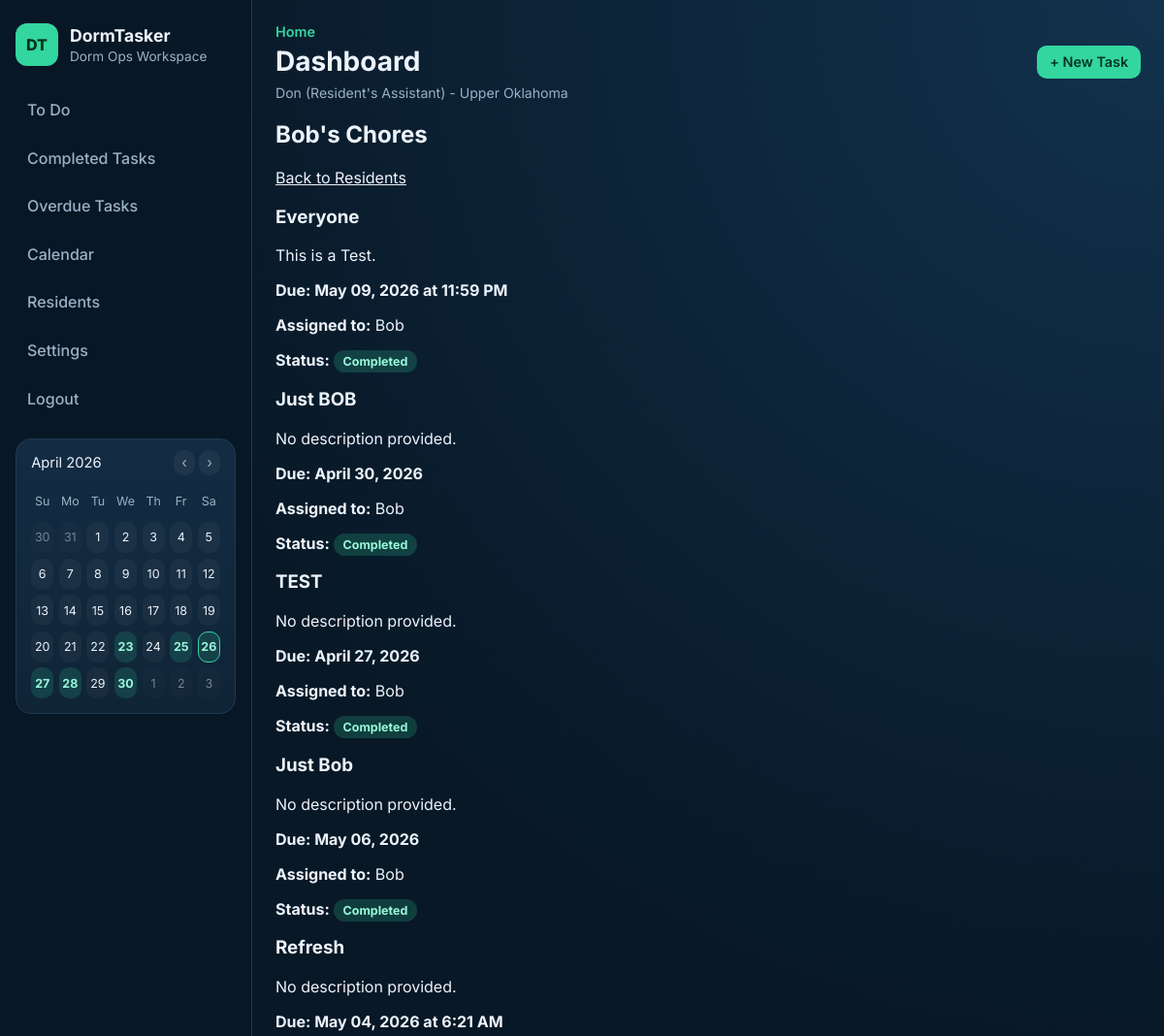
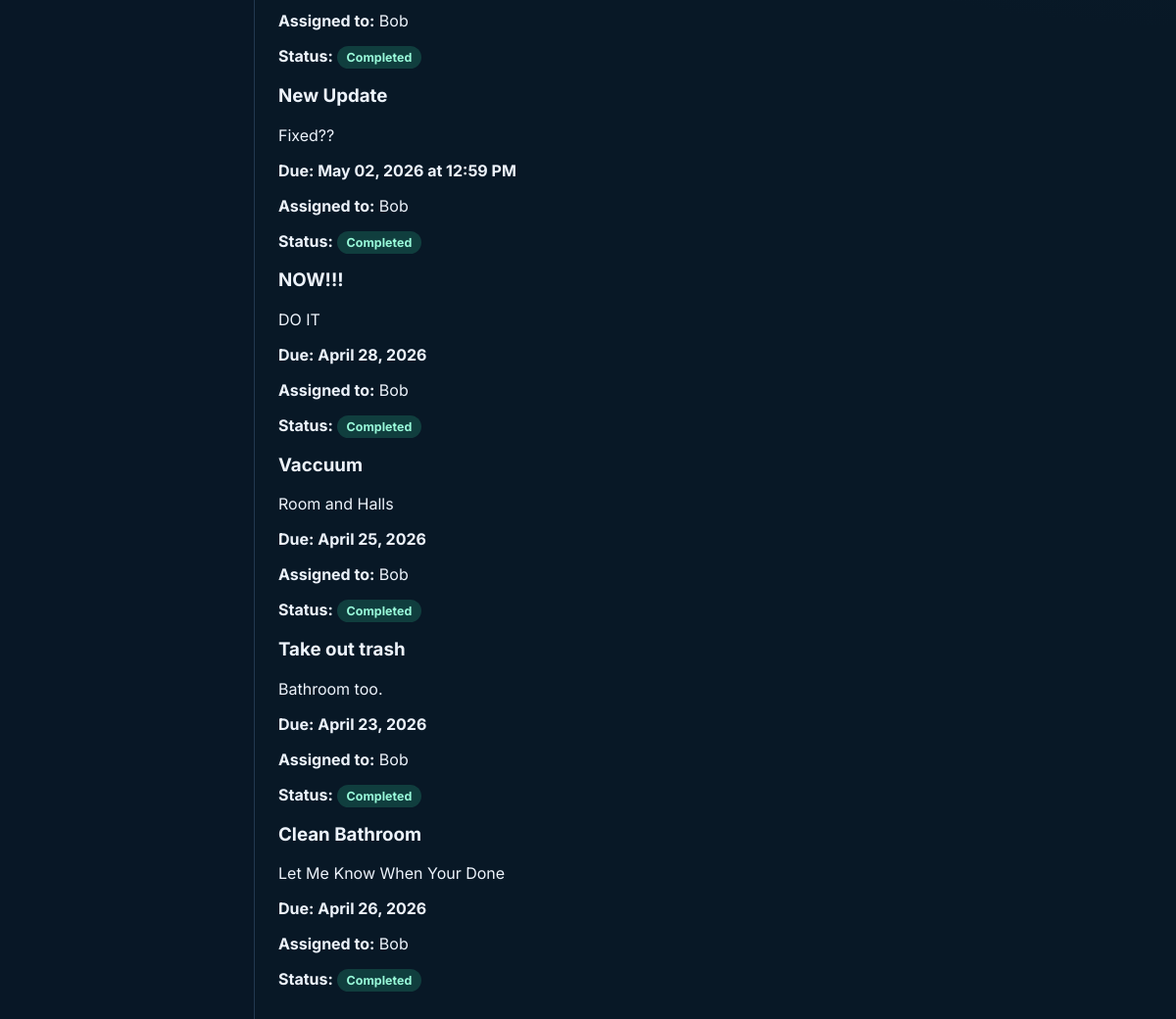
Screenshot of /resident/8/chores (signed in) with the database file from the repository (2 pictures, top to bottom).
### tables this page shows
CREATE TABLE users (
            id INTEGER PRIMARY KEY AUTOINCREMENT,
            name TEXT NOT NULL,
            role TEXT NOT NULL CHECK (role IN ('RA', 'Resident'))
        , email TEXT, password_hash TEXT, room_id INTEGER);

CREATE TABLE rooms (
            id INTEGER PRIMARY KEY AUTOINCREMENT,
            room_name TEXT NOT NULL,
            room_code TEXT NOT NULL UNIQUE,
            created_by INTEGER,
            FOREIGN KEY (created_by) REFERENCES users (id)
        );

CREATE TABLE chores (
            id INTEGER PRIMARY KEY AUTOINCREMENT,
            title TEXT NOT NULL,
            description TEXT,
            due_date TEXT,
            status TEXT
        , room_id INTEGER, created_by INTEGER, due_time TEXT);

### app.py (the view)
@app.route("/resident/<int:resident_id>/chores")
@login_required
def resident_chores(resident_id):
    if g.current_user["role"] != "RA":
        flash("Only Resident's Assistants can access resident overviews.", "error")
        return redirect(url_for("dashboard"))
    chores_for_resident = service.get_resident_chores(resident_id, room_id=g.current_user["room_id"])
    residents = service.get_residents(room_id=g.current_user["room_id"])
    resident = next((r for r in residents if r["id"] == resident_id), None)
    return render_template(
        "resident_chores.html",
        chores=chores_for_resident,
        resident=resident,
        user_role=g.current_user["role"],
    )

### app.py (called while the page is built)
def _format_user_role(role):
    return "Resident's Assistant" if role == "RA" else role

@app.before_request
def load_current_user():
    user_id = session.get("user_id")
    g.current_user = get_user_by_id(user_id) if user_id else None

@app.context_processor
def inject_current_user():
    current_user = g.get("current_user")
    if current_user:
        if current_user["role"] == "RA":
            chore_list = service.get_chores(room_id=current_user["room_id"])
        else:
            chore_list = service.get_resident_chores(current_user["id"], room_id=current_user["room_id"])
        calendar_data = _calendar_context(chore_list)
    else:
        calendar_data = {}
    return {
        "current_user": current_user,
        "current_path": request.path,
        "current_user_role_text": _format_user_role(current_user["role"]) if current_user else None,
        **calendar_data,
    }

### auth.py (called while the page is built)
def login_required(func):
    @wraps(func)
    def wrapper(*args, **kwargs):
        if not session.get("user_id"):
            flash("Please log in to continue.", "error")
            return redirect(url_for("login"))
        return func(*args, **kwargs)
    return wrapper

def get_user_by_id(user_id):
    conn = get_db_connection()
    user = conn.execute(
        """
        SELECT u.id, u.name, u.email, u.role, u.room_id, r.room_name, r.room_code
        FROM users u
        LEFT JOIN rooms r ON u.room_id = r.id
        WHERE u.id = ?
        """,
        (user_id,),
    ).fetchone()
    conn.close()
    return dict(user) if user else None

### database.py (called while the page is built)
def get_db_connection():
    conn = sqlite3.connect(DB_PATH)
    conn.row_factory = sqlite3.Row
    return conn

### services.py (called while the page is built)
    @staticmethod
    def _format_due_label(due_date: Optional[str], due_time: Optional[str]) -> str:
        if not due_date:
            return "No due date"
        parsed_date = datetime.strptime(due_date, "%Y-%m-%d").strftime("%B %d, %Y")
        if due_time:
            parsed_time = datetime.strptime(due_time, "%H:%M").strftime("%I:%M %p").lstrip("0")
            return f"Due: {parsed_date} at {parsed_time}"
        return f"Due: {parsed_date}"

    @staticmethod
    def _map_chore(row) -> Chore:
        return Chore(
            id=row["id"],
            title=row["title"],
            description=row["description"] or "",
            due_date=row["due_date"],
            status=row["status"],
        )

### templates/resident_chores.html (shortened to what this page needs)
{% extends "base.html" %}
{% block content %}
    <h2>
        {% if resident %}
            {{ resident.name }}'s Chores
        {% else %}
            Resident Chores
        {% endif %}
    </h2>
    <p><a href="{{ url_for('residents') }}">Back to Residents</a></p>
    {% if chores %}
        <section class="chore-list">
            {% for chore in chores %}
                <article class="chore-card">
                    <h3>{{ chore.title }}</h3>
                    <p>{{ chore.description or 'No description provided.' }}</p>
                    <p><strong>{{ chore.display_due }}</strong></p>
                    <p><strong>Assigned to:</strong> {{ chore.assigned_names or 'Unknown' }}</p>
                    <p>
                        <strong>Status:</strong>
                        <span class="badge badge-{{ chore.status|lower }}">{{ chore.status }}</span>
                    </p>
                </article>
            {% endfor %}
        </section>
    {% else %}
        <p>No chores assigned right now.</p>
    {% endif %}
{% endblock %}

### templates/base.html (shortened to what this page needs)
<!DOCTYPE html>
<html lang="en">
<head>
    <link rel="stylesheet" href="{{ url_for('static', filename='style.css') }}">
</head>
<body>
    <div class="app-shell">
        <aside class="sidebar">
            <div class="brand">
                <span class="brand-badge">DT</span>
                <div>
                    <h1>DormTasker</h1>
                    <p>Dorm Ops Workspace</p>
                </div>
            </div>
            <nav class="sidebar-nav">
                {% if current_user %}
                    <a href="{{ url_for('dashboard') }}" class="nav-link{% if current_path == url_for('dashboard') %} active{% endif %}">To Do</a>
                    {% if current_user.role == "RA" %}
                        <a href="{{ url_for('completed_tasks') }}" class="nav-link{% if current_path == url_for('completed_tasks') %} active{% endif %}">Completed Tasks</a>
                        <a href="{{ url_for('overdue_tasks') }}" class="nav-link{% if current_path == url_for('overdue_tasks') %} active{% endif %}">Overdue Tasks</a>
                        <a href="{{ url_for('calendar_view') }}" class="nav-link{% if current_path == url_for('calendar_view') %} active{% endif %}">Calendar</a>
                        <a href="{{ url_for('residents') }}" class="nav-link{% if current_path == url_for('residents') %} active{% endif %}">Residents</a>
                        <a href="{{ url_for('settings') }}" class="nav-link{% if current_path == url_for('settings') %} active{% endif %}">Settings</a>
                    {% endif %}
                    <a href="{{ url_for('logout') }}" class="nav-link">Logout</a>
                {% else %}
                    <a href="{{ url_for('login') }}" class="nav-link">Login</a>
                    <a href="{{ url_for('register') }}" class="nav-link">Register</a>
                {% endif %}
            </nav>
            {% if current_user %}
                <section class="sidebar-card sidebar-calendar">
                    <div class="calendar-head">
                        <span>{{ calendar_label }}</span>
                        <div class="calendar-nav">
                            <a href="{{ current_path }}?calendar_month={{ calendar_prev }}">‹</a>
                            <a href="{{ current_path }}?calendar_month={{ calendar_next }}">›</a>
                        </div>
                    </div>
                    <div class="calendar-grid">
                        {% for day in calendar_weekdays %}
                            <span class="calendar-weekday">{{ day }}</span>
                        {% endfor %}
                        {% for cell in calendar_cells %}
                            <span class="calendar-cell{% if cell.month != calendar_month or cell.year != calendar_year %} calendar-muted{% endif %}{% if cell.day in calendar_due_days and cell.month == calendar_month and cell.year == calendar_year %} calendar-has-event{% endif %}{% if cell == calendar_current_date %} calendar-today{% endif %}">{{ cell.day }}</span>
                        {% endfor %}
                    </div>
                </section>
            {% endif %}
        </aside>
        <div class="main-panel">
            <header class="topbar">
                <div>
                    <p class="topbar-eyebrow">Home</p>
                    <h2 class="topbar-title">{% block page_title %}{{ page_title or 'Dashboard' }}{% endblock %}</h2>
                    {% if current_user %}
                        <p class="user-context">
                            {{ current_user.name }} ({{ current_user_role_text }}) - {{ current_user.room_name or "No Room" }}
                        </p>
                    {% endif %}
                </div>
                {% if current_user and current_user.role == "RA" %}
                    <a class="btn btn-primary" href="{{ url_for('create_chore') }}">+ New Task</a>
                {% elif not current_user %}
                    <a class="btn btn-primary" href="{{ url_for('register') }}">Join Dorm Room</a>
                {% endif %}
            </header>
            <main class="content">
                {% block content %}{% endblock %}
            </main>
        </div>
    </div>
</body>
</html>

### static/style.css (style rules this page uses)
:root { --bg: #081826; --bg-soft: #0f2335; --panel: #102437; --panel-alt: #132c43; --text: #edf3fb; --muted: #9ab1c5; --line: #22394f; --accent: #33d69f; --accent-dark: #27b987; --danger: #ff6f7f; --warning: #ffc56f; }
* { box-sizing: border-box; }
body { margin: 0; font-family: "Inter", sans-serif; background: radial-gradient(circle at top right, #12324d 0%, var(--bg) 45%); color: var(--text); }
a { color: inherit; }
.app-shell { min-height: 100vh; display: grid; grid-template-columns: 260px 1fr; }
.sidebar { border-right: 1px solid var(--line); background: rgba(8, 24, 38, 0.9); padding: 1.5rem 1rem; }
.brand { display: flex; gap: 0.75rem; align-items: center; margin-bottom: 1.5rem; }
.brand h1 { margin: 0; font-size: 1.1rem; font-weight: 700; }
.brand p { margin: 0.2rem 0 0; color: var(--muted); font-size: 0.85rem; }
.brand-badge { width: 44px; height: 44px; display: inline-flex; align-items: center; justify-content: center; border-radius: 12px; background: var(--accent); color: #04331f; font-weight: 800; }
.sidebar-nav { display: grid; gap: 0.45rem; }
.nav-link { text-decoration: none; padding: 0.7rem 0.75rem; border-radius: 10px; color: var(--muted); font-weight: 500; }
.sidebar-card { margin-top: 1.25rem; background: linear-gradient(180deg, var(--panel-alt) 0%, var(--panel) 100%); border: 1px solid var(--line); border-radius: 16px; padding: 1rem; }
.sidebar-calendar { padding: 0.95rem; }
.calendar-head { display: flex; justify-content: space-between; gap: 0.75rem; align-items: center; margin-bottom: 0.9rem; font-size: 0.92rem; color: var(--text); }
.calendar-nav a { color: var(--muted); text-decoration: none; padding: 0.25rem 0.5rem; border-radius: 10px; background: rgba(255, 255, 255, 0.05); }
.calendar-grid { display: grid; grid-template-columns: repeat(7, minmax(0, 1fr)); gap: 0.35rem; }
.calendar-weekday, .calendar-cell { display: inline-flex; align-items: center; justify-content: center; min-height: 32px; border-radius: 10px; font-size: 0.78rem; }
.calendar-weekday { color: var(--muted); }
.calendar-cell { background: rgba(255, 255, 255, 0.04); color: var(--text); }
.calendar-muted { opacity: 0.45; }
.calendar-has-event { background: rgba(51, 214, 159, 0.16); color: #9af7da; font-weight: 700; }
.calendar-today { border: 1px solid var(--accent); }
.main-panel { padding: 1.5rem; }
.topbar { display: flex; justify-content: space-between; align-items: center; margin-bottom: 1.25rem; }
.topbar-eyebrow { margin: 0; color: var(--accent); font-size: 0.9rem; font-weight: 600; }
.topbar-title { margin: 0.3rem 0 0; font-size: 1.75rem; }
.user-context { margin: 0.45rem 0 0; color: var(--muted); font-size: 0.88rem; }
.content { max-width: 1050px; }
.btn { border: none; border-radius: 10px; padding: 0.52rem 0.8rem; font-size: 0.9rem; text-decoration: none; font-weight: 600; cursor: pointer; display: inline-flex; align-items: center; justify-content: center; }
.btn-primary { background: var(--accent); color: #053527; }
.badge { border-radius: 999px; padding: 0.25rem 0.58rem; font-size: 0.78rem; font-weight: 700; }
.badge-completed { background: rgba(51, 214, 159, 0.2); color: #98fad9; }

### rows the page displays
users: name "Don"
rooms: room_name "Upper Oklahoma"
users: name "Bob"
chores: title "Everyone", description "This is a Test.", display_due "Due: May 09, 2026 at 11:59 PM", assigned_names "Bob", status "Completed"
chores: title "Just BOB", description "No description provided.", display_due "Due: April 30, 2026", assigned_names "Bob", status "Completed"
chores: title "TEST", description "No description provided.", display_due "Due: April 27, 2026", assigned_names "Bob", status "Completed"
chores: title "Just Bob", description "No description provided.", display_due "Due: May 06, 2026", assigned_names "Bob", status "Completed"
chores: title "Refresh", description "No description provided.", display_due "Due: May 04, 2026 at 6:21 AM", assigned_names "Bob", status "Completed"
chores: title "New Update", description "Fixed??", display_due "Due: May 02, 2026 at 12:59 PM", assigned_names "Bob", status "Completed"
chores: title "NOW!!!", description "DO IT", display_due "Due: April 28, 2026", assigned_names "Bob", status "Completed"
chores: title "Vaccuum", description "Room and Halls", display_due "Due: April 25, 2026", assigned_names "Bob", status "Completed"
chores: title "Take out trash", description "Bathroom too.", display_due "Due: April 23, 2026", assigned_names "Bob", status "Completed"
chores: title "Clean Bathroom", description "Let Me Know When Your Done", display_due "Due: April 26, 2026", assigned_names "Bob", status "Completed"

### other values shown
{{ calendar_label }} "April 2026"
{{ day }} "Su" "Mo" "Tu" "We" "Th" "Fr" "Sa"
{{ cell.day }} "30" "31" "1" "2" "3" "4" "5" "6" "7" "8" "9" "10" "11" "12" "13" "14" "15" "16" "17" "18" "19" "20" "21" "22" "23" "24" "25" "26" "27" "28" "29" "30" "1" "2" "3"
{{ page_title or 'Dashboard' }} "Dashboard"
{{ current_user_role_text }} "Resident's Assistant"
